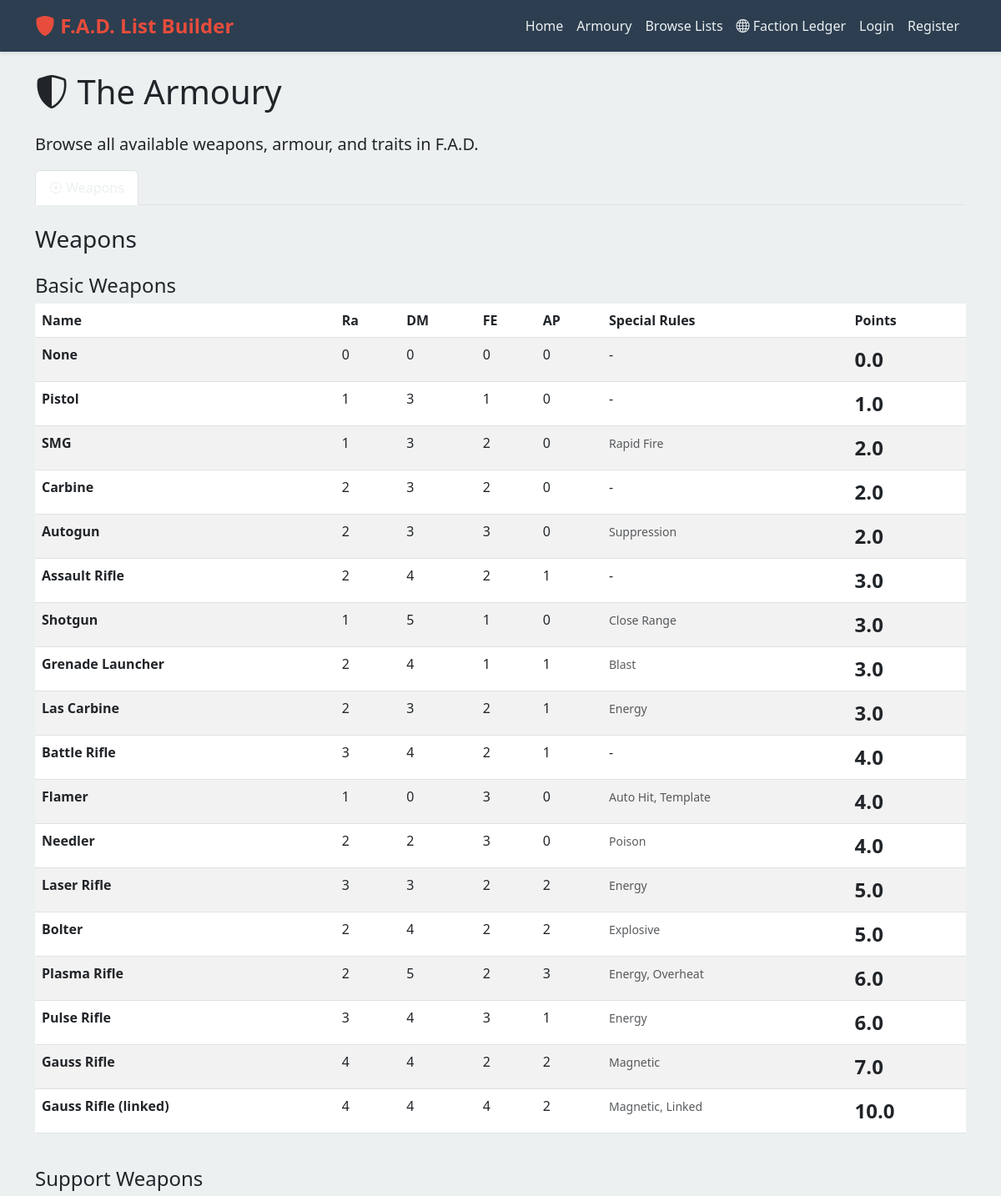
The app's page /armoury (upper part) with its own data.
### models.py (models this page shows, shortened)
class Weapon(db.Model):
    id = db.Column(db.Integer, primary_key=True)
    name = db.Column(db.String(100), nullable=False)
    category = db.Column(db.String(50), nullable=False)  # Basic, Support, Heavy
    range_multiplier = db.Column(db.Integer, nullable=False)
    damage = db.Column(db.Integer, nullable=False)
    fire_effect = db.Column(db.Integer, default=0)
    armor_piercing = db.Column(db.Integer, default=0)
    special_rules = db.Column(db.Text)  # JSON string for special abilities
    points = db.Column(db.Float, nullable=False)

### routes.py (the view)
    @app.route('/armoury')
    def armoury():
        weapons = Weapon.query.order_by(Weapon.category, Weapon.points).all()
        armours = Armour.query.order_by(Armour.points).all()
        traits = Trait.query.order_by(Trait.category, Trait.name).all()
        return render_template('armoury.html', weapons=weapons, armours=armours, traits=traits)

### templates/armoury.html (shortened to what this page needs)
{% extends "base.html" %}
{% block content %}
<div class="container mt-4">
    <h1 class="mb-4"><i class="bi bi-shield-shaded"></i> The Armoury</h1>
    <p class="lead">Browse all available weapons, armour, and traits in F.A.D.</p>
    <ul class="nav nav-tabs mb-4" id="armouryTabs" role="tablist">
        <li class="nav-item" role="presentation">
            <button class="nav-link active" id="weapons-tab" data-bs-toggle="tab" data-bs-target="#weapons" type="button">
                <i class="bi bi-crosshair"></i> Weapons
            </button>
        </li>
        <li class="nav-item" role="presentation">
            <button class="nav-link" id="armour-tab" data-bs-toggle="tab" data-bs-target="#armour" type="button">
                <i class="bi bi-shield-fill"></i> Armour
            </button>
        </li>
        <li class="nav-item" role="presentation">
            <button class="nav-link" id="traits-tab" data-bs-toggle="tab" data-bs-target="#traits" type="button">
                <i class="bi bi-star-fill"></i> Traits
            </button>
        </li>
    </ul>
    <div class="tab-content" id="armouryTabContent">
        <div class="tab-pane fade show active" id="weapons" role="tabpanel">
            <h3>Weapons</h3>
            {% for category in ['Basic', 'Support', 'Heavy'] %}
            <h4 class="mt-4">{{ category }} Weapons</h4>
            <div class="table-responsive">
                <table class="table table-striped table-hover">
                    <thead>
                        <tr>
                            <th>Name</th>
                            <th>Ra</th>
                            <th>DM</th>
                            <th>FE</th>
                            <th>AP</th>
                            <th>Special Rules</th>
                            <th>Points</th>
                        </tr>
                    </thead>
                    <tbody>
                        {% for weapon in weapons %}
                        {% if weapon.category == category %}
                        <tr>
                            <td><strong>{{ weapon.name }}</strong></td>
                            <td>{{ weapon.range_multiplier }}</td>
                            <td>{{ weapon.damage }}</td>
                            <td>{{ weapon.fire_effect }}</td>
                            <td>{{ weapon.armor_piercing }}</td>
                            <td>
                                {% if weapon.special_rules %}
                                <small class="text-muted">{{ weapon.special_rules }}</small>
                                {% else %}
                                -
                                {% endif %}
                            </td>
                            <td class="points-display">{{ weapon.points }}</td>
                        </tr>
                        {% endif %}
                        {% endfor %}
                    </tbody>
                </table>
            </div>
            {% endfor %}
        </div>
    </div>
</div>
{% endblock %}

### templates/base.html (style rules this page uses)
:root { --primary-color: #2c3e50; --secondary-color: #34495e; --accent-color: #e74c3c; --success-color: #27ae60; }
body { min-height: 100vh; display: flex; flex-direction: column; background-color: #ecf0f1; }
.nav-link { color: #ecf0f1 !important; transition: color 0.3s; }
.points-display { font-size: 1.5rem; font-weight: bold; color: var(--accent-color); }

### records on screen
Weapon: name "None", range_multiplier "0", damage "0", fire_effect "0", armor_piercing "0", points "0.0"
Weapon: name "Pistol", range_multiplier "1", damage "3", fire_effect "1", armor_piercing "0", points "1.0"
Weapon: name "SMG", range_multiplier "1", damage "3", fire_effect "2", armor_piercing "0", special_rules "Rapid Fire", points "2.0"
Weapon: name "Carbine", range_multiplier "2", damage "3", fire_effect "2", armor_piercing "0", points "2.0"
Weapon: name "Autogun", range_multiplier "2", damage "3", fire_effect "3", armor_piercing "0", special_rules "Suppression", points "2.0"
Weapon: name "Assault Rifle", range_multiplier "2", damage "4", fire_effect "2", armor_piercing "1", points "3.0"
Weapon: name "Shotgun", range_multiplier "1", damage "5", fire_effect "1", armor_piercing "0", special_rules "Close Range", points "3.0"
Weapon: name "Grenade Launcher", range_multiplier "2", damage "4", fire_effect "1", armor_piercing "1", special_rules "Blast", points "3.0"
Weapon: name "Las Carbine", range_multiplier "2", damage "3", fire_effect "2", armor_piercing "1", special_rules "Energy", points "3.0"
Weapon: name "Battle Rifle", range_multiplier "3", damage "4", fire_effect "2", armor_piercing "1", points "4.0"
Weapon: name "Flamer", range_multiplier "1", damage "0", fire_effect "3", armor_piercing "0", special_rules "Auto Hit, Template", points "4.0"
Weapon: name "Needler", range_multiplier "2", damage "2", fire_effect "3", armor_piercing "0", special_rules "Poison", points "4.0"
Weapon: name "Laser Rifle", range_multiplier "3", damage "3", fire_effect "2", armor_piercing "2", special_rules "Energy", points "5.0"
Weapon: name "Bolter", range_multiplier "2", damage "4", fire_effect "2", armor_piercing "2", special_rules "Explosive", points "5.0"
Weapon: name "Plasma Rifle", range_multiplier "2", damage "5", fire_effect "2", armor_piercing "3", special_rules "Energy, Overheat", points "6.0"
Weapon: name "Pulse Rifle", range_multiplier "3", damage "4", fire_effect "3", armor_piercing "1", special_rules "Energy", points "6.0"
Weapon: name "Gauss Rifle", range_multiplier "4", damage "4", fire_effect "2", armor_piercing "2", special_rules "Magnetic", points "7.0"
Weapon: name "Gauss Rifle (linked)", range_multiplier "4", damage "4", fire_effect "4", armor_piercing "2", special_rules "Magnetic, Linked", points "10.0"

### other values on screen
{{ category }} "Basic" "Support"
